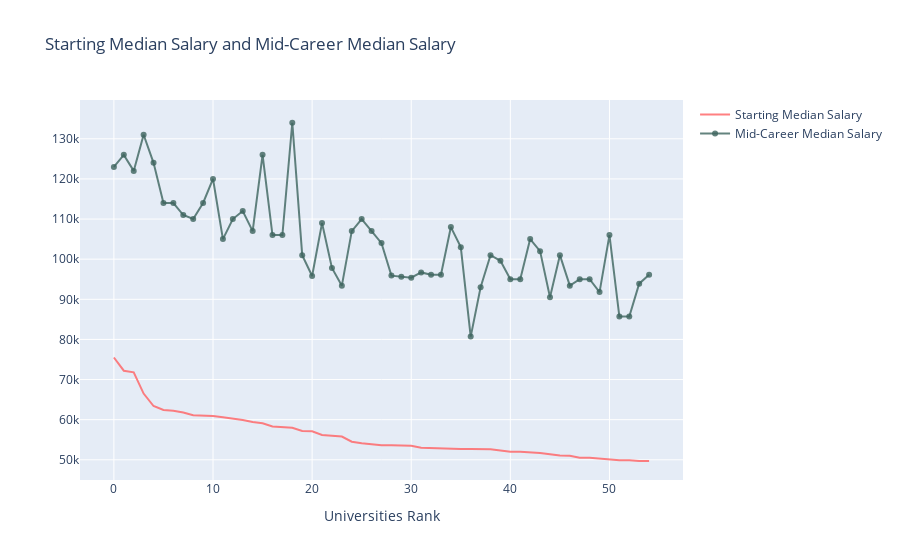

Notebook source saved alongside this figure:
### Markdown cell above
### Visualization <a id="14"></a>
<mark>[Return Contents](#0)
<hr>
    
### Compare Schools <a id="15"></a>

Now, let's compare the pay for the schools.

### Code cell
# Line Charts
# prepare data frame
df = salariesByCollege_df.sort_values('starting', ascending=False)
df = df.iloc[:55,:]
new_df = df.reset_index()

# Creating trace1
trace1 = go.Scatter(
                    x = new_df.index.values,
                    y = df.starting,
                    mode = "lines",
                    name = "Starting Median Salary",
                    marker = dict(color = 'rgba(324, 97, 98, 0.8)'),
                    text= df.schoolname)
# Creating trace2
trace2 = go.Scatter(
                    x = new_df.index.values,
                    y = df.midcareer,
                    mode = "lines+markers",
                    name = "Mid-Career Median Salary",
                    marker = dict(color = 'rgba(61, 100, 94, 0.8)'),
                    text= df.schoolname)
data = [trace1, trace2]
layout = dict(title = 'Starting Median Salary and Mid-Career Median Salary',
              xaxis= dict(title= 'Universities Rank',ticklen= 5,zeroline= False)
             )
fig = dict(data = data, layout = layout)
iplot(fig)

### Figure 1 — Plotly figure (JSON) as saved in the notebook; plotly's stock layout.template omitted (floating-point values rounded to 4 significant figures)
{"data": [{"marker": {"color": "rgba(324, 97, 98, 0.8)"}, "mode": "lines", "name": "Starting Median Salary", "text": ["California Institute of Technology (CIT)", "Massachusetts Institute of Technology (MIT)", "Harvey Mudd College", "Princeton University", "Harvard University", "Polytechnic University of New York, Brooklyn", "Cooper Union", "Carnegie Mellon University (CMU)", "Rensselaer Polytechnic Institute (RPI)", "Worcester Polytechnic Institute (WPI)", "University of Pennsylvania", "Stevens Institute of Technology", "Cornell University", "University of California, Berkeley", "Columbia University", "Yale University", "Georgia Institute of Technology", "Colorado School of Mines", "Dartmouth College", "Cal Poly San Luis Obispo", "University of Missouri - Rolla (UMR)", "Brown University", "Illinois Institute of Technology (IIT)", "South Dakota School of Mines & Technology", "Amherst College", "Bucknell University", "Lafayette College", "Washington and Lee University", "Binghamton University", "San Jose State University (SJSU)", "Virginia Polytechnic Institute and State University (Virginia Tech)", "Wentworth Institute of Technology", "University of Illinois at Urbana-Champaign (UIUC)", "University of Illinois at Urbana-Champaign (UIUC)", "Colgate University", "University of Virginia (UVA)", "Embry-Riddle Aeronautical University (ERAU)", "University of Michigan", "University of California at Los Angeles (UCLA)", "University of California, Davis", "University of Maryland, College Park", "University of Maryland, College Park", "Occidental College", "Williams College", "Purdue University", "University of California, San Diego (UCSD)", "New Mexico Institute of Mining and Technology (New Mexico Tech)", "University of California, Santa Barbara (UCSB)", "University of California, Santa Barbara (UCSB)", "Rutgers University", "College of the Holy Cross", "Pennsylvania State University (PSU)", "Pennsylvania State University (PSU)", "University of Texas (UT) - Austin", "Texas A&M University"], "type": "scatter", "x": [0, 1, 2, 3, 4, 5, 6, 7, 8, 9, 10, 11, 12, 13, 14, 15, 16, 17, 18, 19, 20, 21, 22, 23, 24, 25, 26, 27, 28, 29, 30, 31, 32, 33, 34, 35, 36, 37, 38, 39, 40, 41, 42, 43, 44, 45, 46, 47, 48, 49, 50, 51, 52, 53, 54], "y": [75500, 72200, 71800, 66500, 63400, 62400, 62200, 61800, 61100, 61000, 60900, 60600, 60300, 59900, 59400, 59100, 58300, 58100, 58000, 57200, 57100, 56200, 56000, 55800, 54500, 54100, 53900, 53600, 53600, 53500, 53500, 53000, 52900, 52900, 52800, 52700, 52700, 52700, 52600, 52300, 52000, 52000, 51900, 51700, 51400, 51100, 51000, 50500, 50500, 50300, 50200, 49900, 49900, 49700, 49700]}, {"marker": {"color": "rgba(61, 100, 94, 0.8)"}, "mode": "lines+markers", "name": "Mid-Career Median Salary", "text": ["California Institute of Technology (CIT)", "Massachusetts Institute of Technology (MIT)", "Harvey Mudd College", "Princeton University", "Harvard University", "Polytechnic University of New York, Brooklyn", "Cooper Union", "Carnegie Mellon University (CMU)", "Rensselaer Polytechnic Institute (RPI)", "Worcester Polytechnic Institute (WPI)", "University of Pennsylvania", "Stevens Institute of Technology", "Cornell University", "University of California, Berkeley", "Columbia University", "Yale University", "Georgia Institute of Technology", "Colorado School of Mines", "Dartmouth College", "Cal Poly San Luis Obispo", "University of Missouri - Rolla (UMR)", "Brown University", "Illinois Institute of Technology (IIT)", "South Dakota School of Mines & Technology", "Amherst College", "Bucknell University", "Lafayette College", "Washington and Lee University", "Binghamton University", "San Jose State University (SJSU)", "Virginia Polytechnic Institute and State University (Virginia Tech)", "Wentworth Institute of Technology", "University of Illinois at Urbana-Champaign (UIUC)", "University of Illinois at Urbana-Champaign (UIUC)", "Colgate University", "University of Virginia (UVA)", "Embry-Riddle Aeronautical University (ERAU)", "University of Michigan", "University of California at Los Angeles (UCLA)", "University of California, Davis", "University of Maryland, College Park", "University of Maryland, College Park", "Occidental College", "Williams College", "Purdue University", "University of California, San Diego (UCSD)", "New Mexico Institute of Mining and Technology (New Mexico Tech)", "University of California, Santa Barbara (UCSB)", "University of California, Santa Barbara (UCSB)", "Rutgers University", "College of the Holy Cross", "Pennsylvania State University (PSU)", "Pennsylvania State University (PSU)", "University of Texas (UT) - Austin", "Texas A&M University"], "type": "scatter", "x": [0, 1, 2, 3, 4, 5, 6, 7, 8, 9, 10, 11, 12, 13, 14, 15, 16, 17, 18, 19, 20, 21, 22, 23, 24, 25, 26, 27, 28, 29, 30, 31, 32, 33, 34, 35, 36, 37, 38, 39, 40, 41, 42, 43, 44, 45, 46, 47, 48, 49, 50, 51, 52, 53, 54], "y": [123000, 126000, 122000, 131000, 124000, 114000, 114000, 111000, 110000, 114000, 120000, 105000, 110000, 112000, 107000, 126000, 106000, 106000, 134000, 101000, 95800, 109000, 97800, 93400, 107000, 110000, 107000, 104000, 95900, 95600, 95400, 96700, 96100, 96100, 108000, 103000, 80700, 93000, 101000, 99600, 95000, 95000, 105000, 102000, 90500, 101000, 93400, 95000, 95000, 91800, 106000, 85700, 85700, 93900, 96100]}], "layout": {"title": {"text": "Starting Median Salary and Mid-Career Median Salary"}, "xaxis": {"ticklen": 5, "title": {"text": "Universities Rank"}, "zeroline": false}}}
